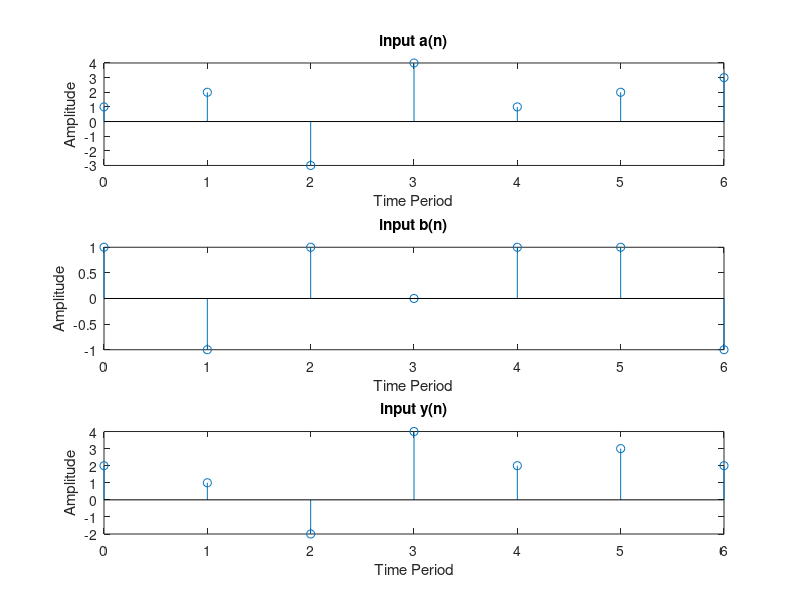

Write MATLAB code to recreate this figure.
% 2.  ADD two Discrete Signals
clc
clear all
t = 0:1:6
a = [1 2 -3 4 1 2 3];

subplot(3,1,1)
stem(t,a)
title('input a(n)')
xlabel('Time Period');
ylabel('Amplitude');

b = [1 -1 1 0 1 1 -1];
subplot(3,1,2)
stem(t,b)
title('input b(n)')
xlabel('Time Period');
ylabel('Amplitude');

y = a+b;
subplot(3,1,3)
stem(t,y)
title('input y(n)')
xlabel('Time Period');
ylabel('Amplitude');